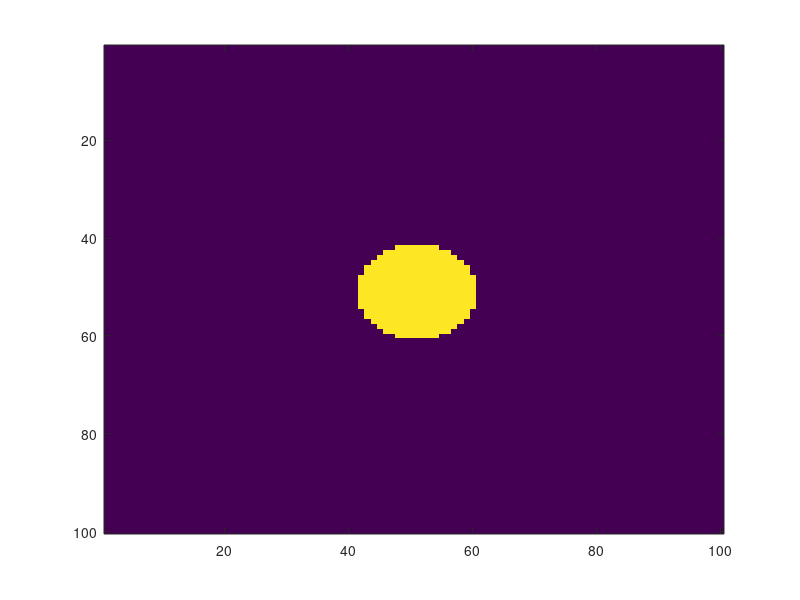

Here is the MATLAB script that generated this plot: (Note: this script raises an error after producing the figure.)
clear all;
close all;

% create a cube of 100s
n = 100;

% creating a 3D matrix that is 100x100x100
I = zeros(n,n,n);

% define x as a 1D plane within I
x = 1:1:n;

% divide by 10 to get slices to 0.1cm 
x = x/10;

% **I'm not sure what this step is for**
x = x - 5;

% define range of each axes and dividing incriment 
x = -5:0.1:5-0.1;
y = x;
z = x;

[X,Y,Z] = meshgrid(x,y,z);

% I = some change to I **hint

% assigning distance formula to variable 'distance'
distance = sqrt(X.^2+Y.^2+Z.^2);

% everything in this dimension ":" colon
slice = distance(:,1,:);

imagesc(squeeze(slice));

% assign a value of 1 to every point less than 2.5 (cm) from the center.
% 2.5 is the radius of the sphere
I(distance<2.5) = 1;

% create the mask
mask = I(distance<2.5);

% making sure there IS in fact a sphere in my cube...haha. 
imagesc(squeeze(I(:,5,:)));

% select ideal slices. Dummy variablesm matrix I accessed at these points.
ideal_x = I(50,:,:);
ideal_y = I(:,50,:);
ideal_z = I(:,:,50);

%create the slice that is offset 2.4cm in the z direction
offset_slice = I(:,:,74);

%display offset slice
imagesc(squeeze(offset_slice));

publish('JON_HW_FRIDAY1.m','pdf');

